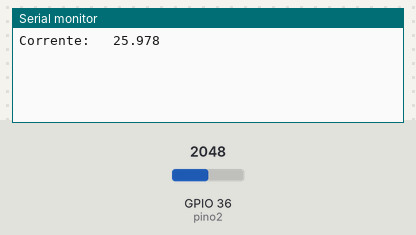
A sketch run on a simulated ESP32. On the bench: the last lines printed to the serial monitor. The test bench sets the inputs (shaded band); at power-on: GPIO 36 (pino2) = 2048.

Above: at 1.2 s.
1.3 s: GPIO 36 (pino2) set to 2866
At 2.6 s:
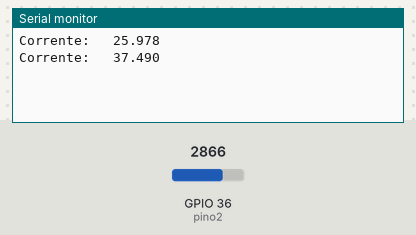
2.8 s: GPIO 36 (pino2) set to 3603
At 3.7 s:
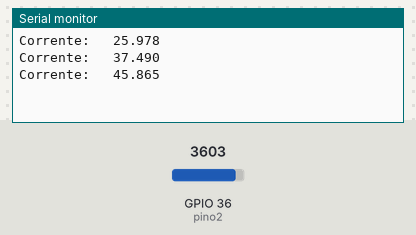
Timing chart, 0 to 5.8 s (numbered marks = the images above; inputs shaded):
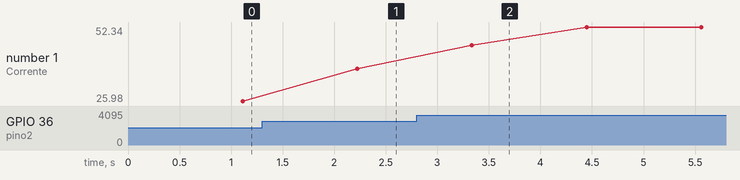

The sketch:

sensorDeCorrente_ciclo.ino
```cpp
//Sensor de Corrente ACS712 medindo Corrente DC, Potencia e Energia
//Por GE Projetos e Tutoriais


float tensaoDC = 12.000; //Defina aqui a tensão DC que você está usando para alimentar seu circuito
float corrente; //A variável que vai armazenar a corrente medida pelo sensor
float potencia; //A variável que vai armazenar potência a partir da fórmula P = V x I
float energia=0; //A variável que vai armazenar a energia gasta a partir da fórmula E = P x t

//Defina a variável 'sensibilidade' a partir da corrente medida pelo seu sensor:
//- Para 30A, sensibilidade = 0.066;
//- Para 20A, sensibilidade = 0.100;
//- Para 5A,  sensibilidade = 0.185;
float sensibilidade = 0.072;

const int pino2 = 36;

void setup() {
  Serial.begin(115200);

}

void loop() {
  corrente = calculaCorrente(filtroDaMedia()); //Calcula a corrente
  potencia = abs(corrente * tensaoDC); //Calcula a potência a partir da fórmula P = V x I. A potência é apresentada em valor absoluto pela função "abs"
  energia+=(potencia*1.2/1000); //Calcula a energia gasta até o momento a partir da fórmula E = P x t  __  t = 1,2s ,pois esse é o tempo aproximado de ciclo da função loop desse programa
  //lcd.clear(); //Apaga todos os caracteres do display
  //lcd.setCursor(0,0); //Coloca o cursor do display na primeira linha e primeira coluna
  //Digita o valor de Tensão na linha 1
  //lcd.print("Tensao:    ");
  //lcd.print(tensaoDC,3);
  //lcd.print(" V");
  //Digita o valor de Corrente na linha 2
  //lcd.setCursor(0,1);
  Serial.print("Corrente:   ");
  Serial.println(abs(corrente)-0.064,3);
  //lcd.print(" A");

}

// A função "calculaCorrente" vai converter o sinal amostrado pelo arduino em A0 num valor de corrente.
float calculaCorrente(int sinalSensor) {
  return (float)(sinalSensor-512)*(5.000)/(4096.000*sensibilidade); //508 por 512
}

// A função "filtroDaMedia", como o nome já diz, é um Filtro da Média. Esse é um filtro digital que serve para retirar o ruído do sinal do sensor.
// Nessa função, nós amostramos o sinal do sensor mil vezes, somamos essas amostras e dividimos por 1000. Obtemos assim a média aritmética de 1000 amostras.
int filtroDaMedia(){
  long somaDasCorrentes=0, mediaDasCorrentes;
  for(int i=0; i<1000; i++){
    somaDasCorrentes+=analogRead(pino2);
    delay(1);
  }
  mediaDasCorrentes=somaDasCorrentes/1000;
  return mediaDasCorrentes;
}
```

Measured:
- after the input at 1.3 s, the serial monitor: prints a new line after 0.92 s (image 1)
- after the input at 2.8 s, the serial monitor: prints a new line after 0.54 s (image 2)
- plotted number 1: 25.98 → 37.49 after the input at 1.3 s, 37.49 → 52.34 after the input at 2.8 s
